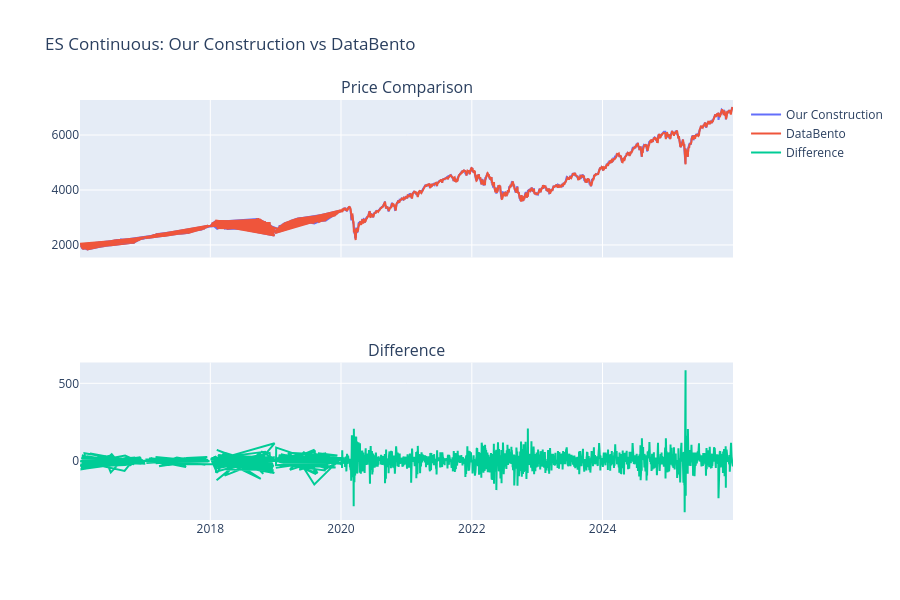

Source (notebook cell):
### Markdown cell above
### 4.1 Visualize the Difference

### Code cell
# Plot both series
fig = make_subplots(
    rows=2, cols=1, shared_xaxes=True, subplot_titles=("Price Comparison", "Difference")
)

comp_pd = comparison.to_pandas()

fig.add_trace(
    go.Scatter(x=comp_pd["timestamp"], y=comp_pd["our_close"], name="Our Construction"),
    row=1,
    col=1,
)
fig.add_trace(
    go.Scatter(x=comp_pd["timestamp"], y=comp_pd["databento_close"], name="DataBento"), row=1, col=1
)
fig.add_trace(
    go.Scatter(x=comp_pd["timestamp"], y=comp_pd["diff"], name="Difference"), row=2, col=1
)

fig.update_layout(height=600, title="ES Continuous: Our Construction vs DataBento")
fig.show()

### Figure 1 — Plotly figure (JSON) as saved in the notebook; plotly's stock layout.template omitted (floating-point values rounded to 4 significant figures; data arrays with more than 128 entries replaced by an {"elided": "..."} marker saying what was removed)
{"data": [{"name": "Our Construction", "type": "scatter", "x": {"elided": "2581 str values"}, "xaxis": "x", "y": {"elided": "2581 float values"}, "yaxis": "y"}, {"name": "DataBento", "type": "scatter", "x": {"elided": "2581 str values"}, "xaxis": "x", "y": {"elided": "2581 float values"}, "yaxis": "y"}, {"name": "Difference", "type": "scatter", "x": {"elided": "2581 str values"}, "xaxis": "x2", "y": {"elided": "2581 float values"}, "yaxis": "y2"}], "layout": {"annotations": [{"font": {"size": 16}, "showarrow": false, "text": "Price Comparison", "x": 0.5, "xanchor": "center", "xref": "paper", "y": 1.0, "yanchor": "bottom", "yref": "paper"}, {"font": {"size": 16}, "showarrow": false, "text": "Difference", "x": 0.5, "xanchor": "center", "xref": "paper", "y": 0.375, "yanchor": "bottom", "yref": "paper"}], "height": 600, "title": {"text": "ES Continuous: Our Construction vs DataBento"}, "xaxis": {"anchor": "y", "domain": [0.0, 1.0], "matches": "x2", "showticklabels": false}, "xaxis2": {"anchor": "y2", "domain": [0.0, 1.0]}, "yaxis": {"anchor": "x", "domain": [0.625, 1.0]}, "yaxis2": {"anchor": "x2", "domain": [0.0, 0.375]}}}
